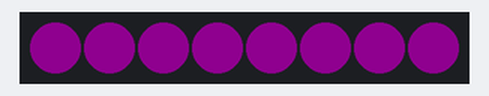
Simulated run of this sketch. Board: Arduino Uno, built with avr-gcc and run on an emulated ATmega328P. Shown: 8 RGB LEDs in strip order, left to right. Dim RGB values are drawn brighter than linear.

Above: at 0.1 s.
At 2.1 s:
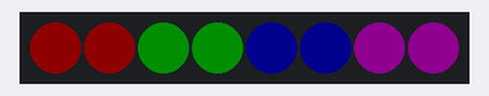
At 4.1 s:
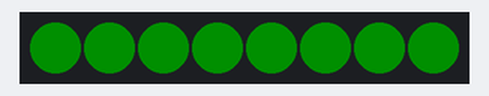
At 6.15 s:
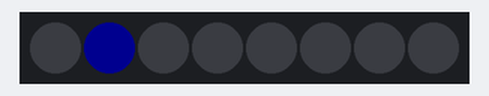
At 6.85 s:
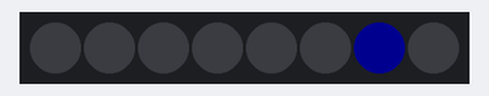
At 7.5 s:
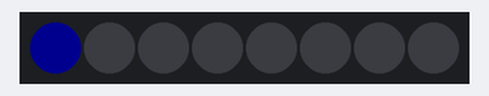
Timing chart, 0 to 40.0 s (numbered marks = the images above):
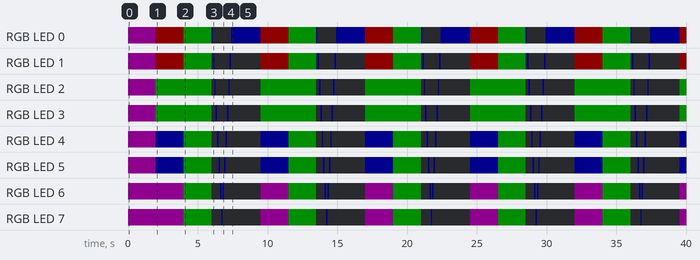

The sketch:

svetylka.ino
```cpp
#include <Adafruit_NeoPixel.h>

#define PIN_LED       6
#define POCET_LED     8

Adafruit_NeoPixel svetylka(POCET_LED, PIN_LED, NEO_GRB + NEO_KHZ800);

void setup() {
  svetylka.begin();
  svetylka.fill(svetylka.Color(255, 0, 255));
  svetylka.setBrightness(15);
  svetylka.show();
  delay(2000);
}

void loop() {
  svetylka.fill(svetylka.Color(255, 0, 0), 0, 2);
  svetylka.fill(svetylka.Color(0, 255, 0), 2, 2);
  svetylka.fill(svetylka.Color(0, 0, 255), 4, 2);
  svetylka.fill(svetylka.Color(255, 0, 255), 6, 2);
  svetylka.show();
  delay(2000);
  svetylka.fill(svetylka.Color(0, 255, 0));
  svetylka.show();
  delay(2000);
  for (int i = 0; i < svetylka.numPixels(); i++) {
    svetylka.clear();
    svetylka.setPixelColor(i, svetylka.Color(0, 0, 255));
    svetylka.show();
    delay(100);
  }
  for (int i = svetylka.numPixels() - 2; i >= 0; i--) {
    svetylka.clear();
    svetylka.setPixelColor(i, svetylka.Color(0, 0, 255));
    svetylka.show();
    delay(100);
  }
  delay(2000);
}
```

Measured:
- by itself, RGB LED 0: repeats every 7.5 s: RGB(15, 0, 0) 2.0 s, RGB(0, 15, 0) 2.0 s, RGB(0, 0, 15) 0.10 s, off 1.3 s, RGB(0, 0, 15) 2.1 s
- by itself, RGB LED 2: repeats every 7.5 s: RGB(0, 15, 0) 4.0 s, off 0.20 s, RGB(0, 0, 15) 0.10 s, off 0.90 s, RGB(0, 0, 15) 0.10 s, off 2.2 s
- by itself, RGB LED 3: repeats every 7.5 s: RGB(0, 15, 0) 4.0 s, off 0.30 s, RGB(0, 0, 15) 0.10 s, off 0.70 s, RGB(0, 0, 15) 0.10 s, off 2.3 s
- by itself, RGB LED 7: repeats every 7.5 s: RGB(0, 15, 0) 2.0 s, off 0.70 s, RGB(0, 0, 15) 0.10 s, off 2.7 s, RGB(15, 0, 15) 2.0 s
- by itself, RGB LED 1: repeats every 7.5 s: RGB(15, 0, 0) 2.0 s, RGB(0, 15, 0) 2.0 s, off 0.10 s, RGB(0, 0, 15) 0.10 s, off 1.1 s, RGB(0, 0, 15) 0.10 s, off 2.1 s
- by itself, RGB LED 4: repeats every 7.5 s: RGB(0, 0, 15) 2.0 s, RGB(0, 15, 0) 2.0 s, off 0.40 s, RGB(0, 0, 15) 0.10 s, off 0.50 s, RGB(0, 0, 15) 0.10 s, off 2.4 s
- what the display in image 1 shows lasts 2.0 s, from 2.0 s to 4.0 s
